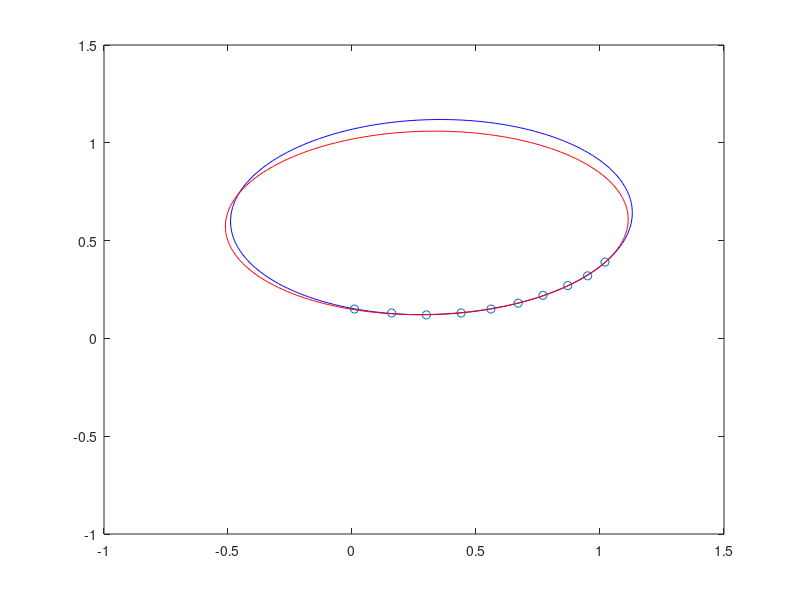

MATLAB code for this plot:
% Decomposes a dataset of planet orbits into a singular matrix using 
% SVD() function.  We then solve the linear model using the \ operator one
% way, and then very slight random deviation into the dataset and solve 
% again using \.  Essentially what occurs is due the to the structure of 
% the A matrix - we have an ill conditioned matrix and a small 
% perturbation in the data causes wildly fluctuating estimates of the 
% linear parameters.  Please see comments doc for more information.

function [output] = Q4() %#ok<STOUT,INUSD>

x = [1.02; 0.95; 0.87; 0.77; 0.67; 0.56; 0.44; 0.30; 0.16; 0.01];
y = [0.39; 0.32; 0.27; 0.22; 0.18; 0.15; 0.13; 0.12; 0.13; 0.15];
x2 = x.^2;
A = [y.^2, x.*y, x, y, ones(10,1)];
[U,S,V] = svd(A);
K = S(1,1)/S(5,5);

para = A\x2;
disp(para);
[X1, Y1] = meshgrid(-1:0.01:1.5, -1:0.01:1.5);
Z = -1*(X1.^2) + para(2,1)*X1.*Y1 + para(1,1)*(Y1.^2) + para(3,1)*X1 + para(4,1)*Y1 + para(5,1);

contour(X1,Y1,Z,[0 0], 'blue')
hold on;
scatter(x,y);
hold on;
%%% part b

rx = -0.005 + (0.010).*rand(10,1);
ry = -0.005 + (0.010).*rand(10,1);

x_pert = x + rx;
y_pert = y + rx;

A2 = [y_pert.^2, x_pert.*y_pert, x_pert, y_pert, ones(10,1)];
x2_pert = x_pert.^2;

para2 = A2\x2_pert;
disp(para2);
Z2 = -1*(X1.^2) + para2(2,1)*X1.*Y1 + para2(1,1)*(Y1.^2) + para2(3,1)*X1 + para2(4,1)*Y1 + para2(5,1);
contour(X1,Y1,Z2,[0 0], 'red');
hold on;
%scatter(x_pert,y_pert);


end